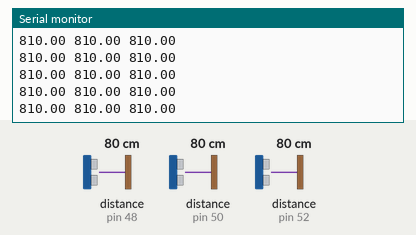
A sketch run on a simulated Arduino Uno, built with avr-gcc and run on an emulated ATmega328P. Shown: the last lines printed to the serial monitor. The inputs (shaded band) are chosen by the test bench; at power-on: distance to the obstacle (sensors on pin 52, pin 48, pin 50) 80 cm. The echo pulse lasts 58.3 µs per cm.

Above: at 1.2 s.
1.3 s: distance to the obstacle (sensor on pin 52) set to 250 cm
At 2.1 s:
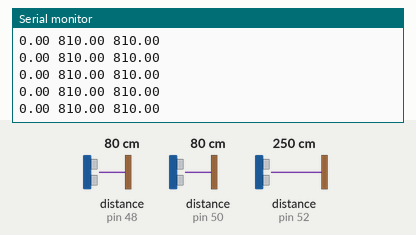
4.3 s: distance to the obstacle (sensor on pin 48) set to 2 cm
At 5.2 s:
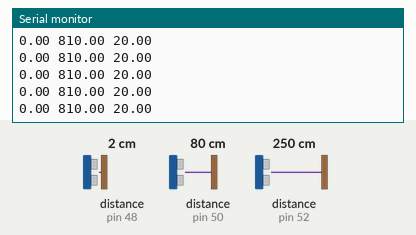
5.8 s: distance to the obstacle (sensor on pin 50) set to 2 cm
At 6.9 s:
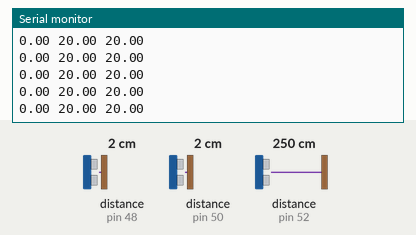
8.8 s: distance to the obstacle (sensor on pin 48) set to 4 cm
At 9.8 s:
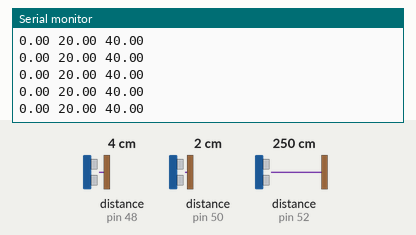
11.8 s: distance to the obstacle (sensor on pin 50) set to 4 cm
At 12.9 s:
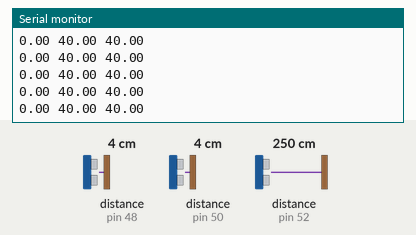
13.3 s: distance to the obstacle (sensor on pin 52) set to 2 cm
At 14.0 s:
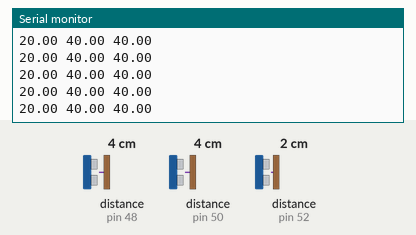
Timing chart, 0 to 16.3 s (numbered marks = the images above; inputs shaded):
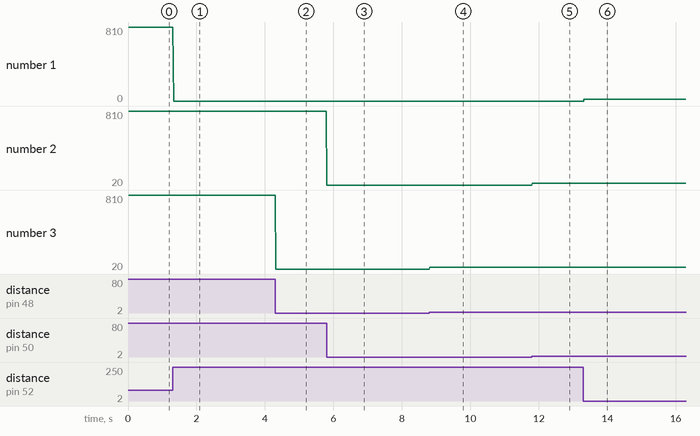

Measured:
- after the input at 1.3 s, the serial monitor: prints a new line at once (image 1)
- after the input at 4.3 s, the serial monitor: prints a new line at once (image 2)
- after the input at 5.8 s, the serial monitor: prints a new line at once (image 3)
- after the input at 8.8 s, the serial monitor: prints a new line at once (image 4)
- after the input at 11.8 s, the serial monitor: prints a new line at once (image 5)
- after the input at 13.3 s, the serial monitor: prints a new line at once (image 6)
- plotted number 1: 810 → 0 after the input at 1.3 s
- plotted number 3: 810 → 20 after the input at 4.3 s, 20 → 40 after the input at 8.8 s

The sketch:

sonar_control.ino
```cpp
#include <NewPing.h>

#define sonar_num 3 // 초음파 갯수
#define MAX_DiSTACE 150

float UltrasonicSensorData[sonar_num];

NewPing sonar[sonar_num]=
{
  NewPing(53, 52, MAX_DiSTACE),
  NewPing(51, 50, MAX_DiSTACE),
  NewPing(49, 48, MAX_DiSTACE)
};

void read_ultrasonic_sensor()
{
  UltrasonicSensorData[0] = sonar[0].ping_cm()*10;
  UltrasonicSensorData[1] = sonar[1].ping_cm()*10;
  UltrasonicSensorData[2] = sonar[2].ping_cm()*10;
}

void send_sonar_sensor_data()
{
  int i;
  for(i=0; i < sonar_num; i++)
  {
    Serial.print(UltrasonicSensorData[i]);
    Serial.print(" ");
  }
  Serial.println(" ");
}

void setup()
{
  Serial.begin(115200);
  // trig :  출력모드 , echo : 입력모드
}

void loop()
{
  read_ultrasonic_sensor();
  send_sonar_sensor_data();
}
```
